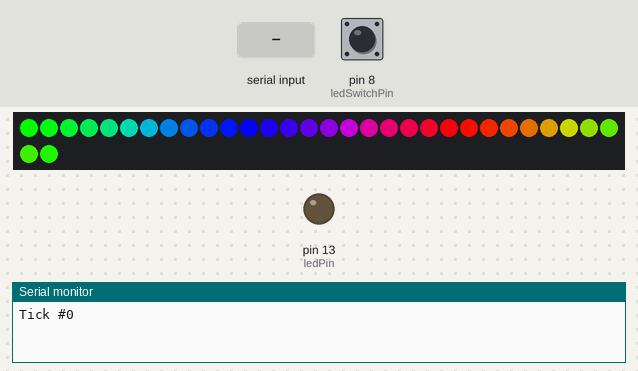
Recording of a sketch running on a simulated Arduino Uno, built with avr-gcc and run on an emulated ATmega328P. Parts: 32 RGB LEDs in strip order, left to right, continuing on the next row, output pins drawn as LEDs (lit = HIGH), the last lines printed to the serial monitor. The inputs (shaded band) are chosen by the test bench; at power-on: pin 8 (ledSwitchPin) LOW.

Above: at 1.2 s.
1.3 s: pin 8 (ledSwitchPin) pulled HIGH for 1 s
At 3.2 s:
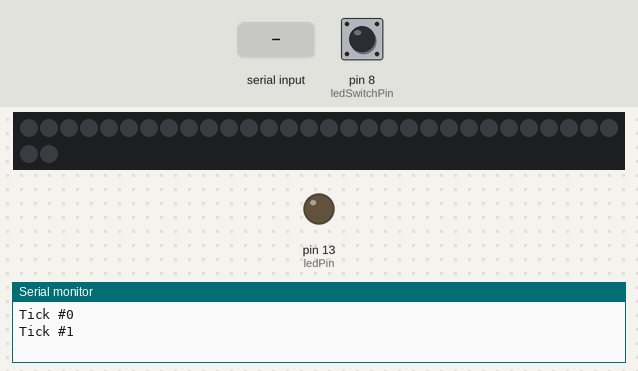
5.3 s: "Z\n" received over Serial
At 6.2 s:
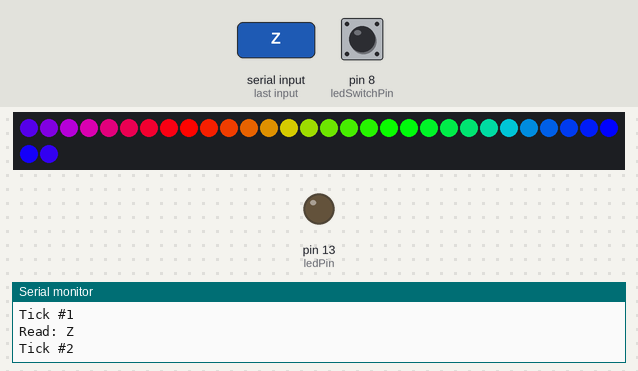
8.3 s: pin 8 (ledSwitchPin) pulled HIGH for 0.15 s
At 28.7 s:
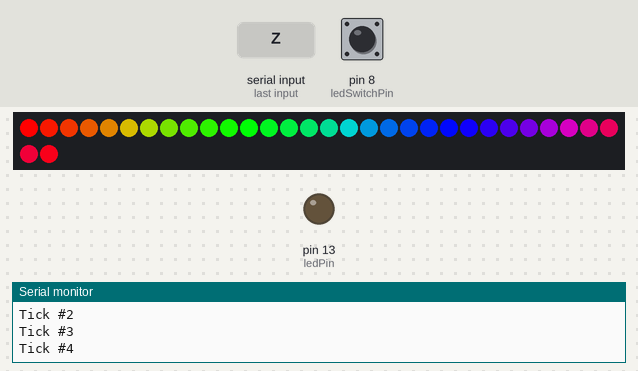
Timing chart, 0 to 29.6 s (numbered marks = the images above; inputs shaded):
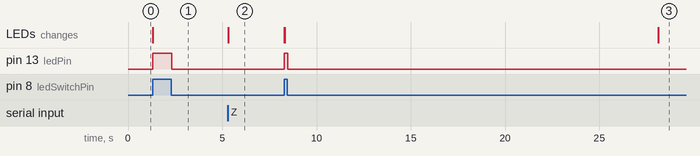

Measured:
- after the input at 1.3 s, pin 13 (ledPin): LOW → HIGH at once, → LOW 1.0 s later; the LEDs: change at once (image 1)
- after the input at 5.3 s, the LEDs: change at once (image 2)
- after the input at 8.3 s, pin 13 (ledPin): LOW → HIGH at once, → LOW 0.16 s later; the LEDs: first differ from a run without the input at once (image 3 shows a later state)

The sketch:

strand_android.ino
```cpp
#include "LPD8806.h"
#include "SPI.h"

#define Check_Return checkSerial(); \
  if( needChange ) return;

// Example to control LPD8806-based RGB LED Modules in a strip

/*****************************************************************************/

// Choose which 2 pins you will use for output.
// Can be any valid output pins.
int dataPin = 2;
int clockPin = 3;
int ledPin = 13;

// Set the first variable to the NUMBER of pixels. 32 = 32 pixels in a row
// The LED strips are 32 LEDs per meter but you can extend/cut the strip
LPD8806 strip = LPD8806(32, dataPin, clockPin);

// you can also use hardware SPI, for ultra fast writes by leaving out the
// data and clock pin arguments. This will 'fix' the pins to the following:
// on Arduino 168/328 thats data = 11, and clock = pin 13
// on Megas thats data = 51, and clock = 52
//LPD8806 strip = LPD8806(32);

// Flag for coooperative multitasking
static int needChange = 0;

// Counter sent back to android (probably remove later)
static int counter = 0;

// Sleep time per cycle
static int sleepTime = 0;

// Flag for using rainbow colors
static int niceColors = 1;

static int ledSwitchPin = 8;
static int val = 0;

void setup() {
  // Start up the LED strip
  strip.begin();

  // Update the strip, to start they are all 'off'
  strip.show();

  Serial.begin(115200);

  pinMode(ledSwitchPin, INPUT);
  pinMode(ledPin, OUTPUT);
}


void loop() {
  lightsOff();
  if(val == 1) {
    delay(10);

    lightsOff();
    checkSerial();
    return;
  }
  else {

  Serial.print("Tick #");
  Serial.print(counter++, DEC);
  Serial.print("\n");

  delay(sleepTime);
  /*
  colorChase(strip.Color(127,127,127), 10);

  // Send a simple pixel chase in...
  colorChase(strip.Color(127,0,0), 10);  	// full brightness red
  colorChase(strip.Color(127,127,0), 10);	// orange
  colorChase(strip.Color(0,127,0), 10);		// green
  colorChase(strip.Color(0,127,127), 10);	// teal
  colorChase(strip.Color(0,0,127), 10);		// blue
  colorChase(strip.Color(127,0,127), 10);	// violet

  // fill the entire strip with...
  colorWipe(strip.Color(127,0,0), 10);		// red
  */
  //if( niceColors ) {
  if( niceColors ) {
    rainbowCycle(0);  // make it go through the cycle fairly fast
    //lightsOff();
  }
  else {
    lightsOff();
    colorWipe(strip.Color(0, 127,0), 10);		// green
    colorWipe(strip.Color(0,0,127), 10);		// blue
  }
//  rainbow(10);

  //rainbowCycle(0);  // make it go through the cycle fairly fast
  }
}

void rainbow(uint8_t wait) {
  int i, j;

  for (j=0; j < 384; j++) {     // 3 cycles of all 384 colors in the wheel
    for (i=0; i < strip.numPixels(); i++) {
      Check_Return
      strip.setPixelColor(i, Wheel( (i + j) % 384));
    }
    strip.show();   // write all the pixels out
    delay(wait);
  }
}

// Slightly different, this one makes the rainbow wheel equally distributed
// along the chain
void rainbowCycle(uint8_t wait) {
  uint16_t i, j;

  for (j=0; j < 384 * 5; j++) {     // 5 cycles of all 384 colors in the wheel
    for (i=0; i < strip.numPixels(); i++) {
      Check_Return
      // tricky math! we use each pixel as a fraction of the full 384-color wheel
      // (thats the i / strip.numPixels() part)
      // Then add in j which makes the colors go around per pixel
      // the % 384 is to make the wheel cycle around
      strip.setPixelColor(i, Wheel( ((i * 384 / strip.numPixels()) + j) % 384) );
    }
    strip.show();   // write all the pixels out
    delay(wait);
  }
}

// fill the dots one after the other with said color
// good for testing purposes
void colorWipe(uint32_t c, uint8_t wait) {
  int i;

  for (i=0; i < strip.numPixels(); i++) {
      Check_Return
      strip.setPixelColor(i, c);
      strip.show();
      delay(wait);
  }
}

// Chase a dot down the strip
// good for testing purposes
void colorChase(uint32_t c, uint8_t wait) {
  int i;

  for (i=0; i < strip.numPixels(); i++) {
    strip.setPixelColor(i, 0);  // turn all pixels off
  }

  for (i=0; i < strip.numPixels(); i++) {
      Check_Return
      strip.setPixelColor(i, c);
      if (i == 0) {
        strip.setPixelColor(strip.numPixels()-1, 0);
      } else {
        strip.setPixelColor(i-1, 0);
      }
      strip.show();
      delay(wait);
  }
}

/* Helper functions */

//Input a value 0 to 384 to get a color value.
//The colours are a transition r - g -b - back to r

uint32_t Wheel(uint16_t WheelPos)
{
  byte r, g, b;
  switch(WheelPos / 128)
  {
    case 0:
      r = 127 - WheelPos % 128;   //Red down
      g = WheelPos % 128;      // Green up
      b = 0;                  //blue off
      break;
    case 1:
      g = 127 - WheelPos % 128;  //green down
      b = WheelPos % 128;      //blue up
      r = 0;                  //red off
      break;
    case 2:
      b = 127 - WheelPos % 128;  //blue down
      r = WheelPos % 128;      //red up
      g = 0;                  //green off
      break;
  }
  return(strip.Color(r,g,b));
}

void lightsOff() {
  int i;

  //for (i=0; i < strip.numPixels(); i++) {
    for (i=0; i < 32; i++) {
    strip.setPixelColor(i, 0);  // turn all pixels off
  }
  strip.show();
}


void checkSerial() {
  val = digitalRead(ledSwitchPin);
  digitalWrite(ledPin, val);


  needChange = 0;
  if(val == 1) {
    needChange = 1;
  }
  int readCommand = 0;
  if (Serial.peek() != -1) {
    Serial.print("Read: ");
    do {
      if(readCommand) {
        needChange = 1;
        readCommand = 0;
        if(Serial.peek() == '1') {
          niceColors = 1;
          sleepTime = 0000;
        }
        if(Serial.peek() == '2') {
          sleepTime = 0000;
          niceColors = 0;
        }
      }
      if(Serial.peek() == 'Z') {
        readCommand = 1;
      }
      Serial.print((char) Serial.read());
    } while (Serial.peek() != -1);
    Serial.print("\n");
  }
}
```
